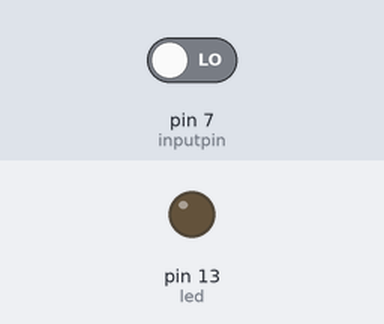
This sketch was run on a simulated Arduino Uno, built with avr-gcc and run on an emulated ATmega328P. On the bench: output pins drawn as LEDs (lit = HIGH). The inputs (shaded band) are chosen by the test bench; at power-on: pin 7 (inputpin) LOW.

Above: at 1.2 s.
1.3 s: pin 7 (inputpin) driven HIGH
At 1.6 s:
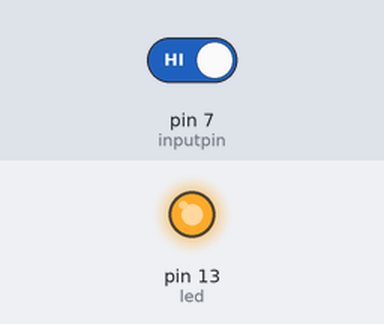
2.8 s: pin 7 (inputpin) driven LOW
At 3.9 s:
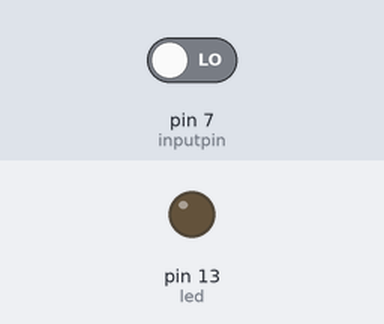
Timing chart, 0 to 5.8 s (numbered marks = the images above; inputs shaded):
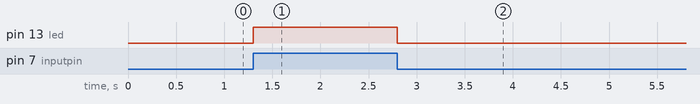

Measured:
- after the input at 1.3 s, pin 13 (led): LOW → HIGH at once
- after the input at 2.8 s, pin 13 (led): HIGH → LOW at once

The sketch:

reading.ino
```cpp
int led=13;
int inputpin=7;
void setup()
{
  // put your setup code here, to run once:
pinMode(led,OUTPUT);
pinMode(inputpin,INPUT);
}

void loop()
{
  // put your main code here, to run repeatedly:
//digitalWrite(led,);
int read;
read = digitalRead(7);
if(read==1)
  {
    digitalWrite(led,HIGH);
  }
else
  {
    digitalWrite(led,LOW);
  }
}
```
